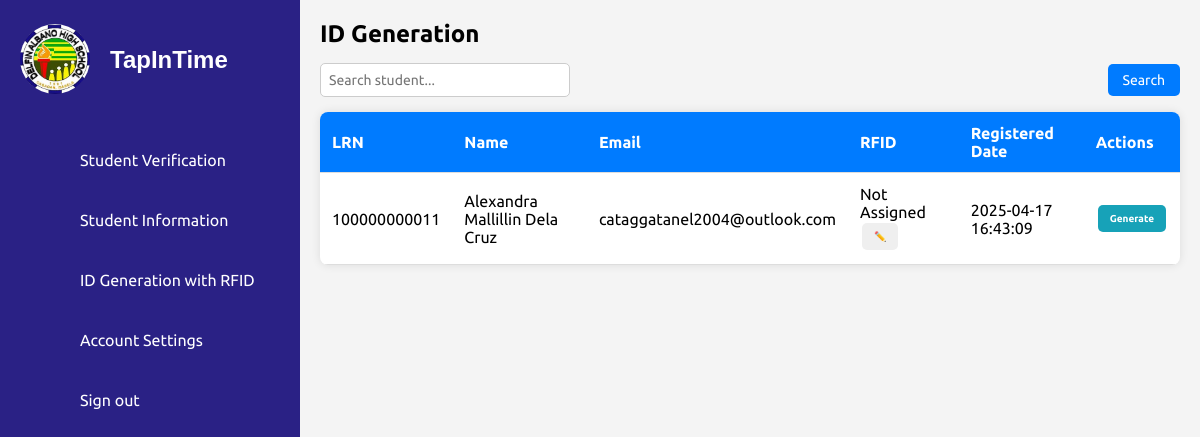
/id_generation.php (signed in), run on the app's committed database.
### tables this page shows
CREATE TABLE `students` (
  `id` int(11) NOT NULL,
  `first_name` varchar(50) NOT NULL,
  `middle_name` varchar(50) DEFAULT NULL,
  `last_name` varchar(50) NOT NULL,
  `lrn` varchar(12) NOT NULL,
  `date_of_birth` date NOT NULL,
  `gender` enum('Male','Female') NOT NULL,
  `citizenship` varchar(50) NOT NULL,
  `address` text NOT NULL,
  `contact_number` varchar(15) NOT NULL,
  `email` varchar(100) NOT NULL,
  `guardian_name` varchar(100) NOT NULL,
  `guardian_contact` varchar(15) NOT NULL,
  `guardian_address` varchar(250) NOT NULL,
  `guardian_relationship` varchar(50) NOT NULL,
  `elementary_school` varchar(100) NOT NULL,
  `year_graduated` year(4) NOT NULL,
  `birth_certificate` varchar(255) NOT NULL,
  `id_photo` varchar(255) NOT NULL,
  `good_moral` varchar(255) DEFAULT NULL,
  `student_signature` varchar(255) NOT NULL,
  `section` varchar(50) DEFAULT NULL,
  `school_year` varchar(9) NOT NULL,
  `grade_level` varchar(20) DEFAULT NULL,
  `student_type` varchar(50) NOT NULL,
  `verified_at` timestamp NOT NULL DEFAULT current_timestamp(),
  `created_at` timestamp NOT NULL DEFAULT current_timestamp(),
  `rfid` varchar(50) DEFAULT NULL
);

### id_generation.php (the view, shortened to what this page needs)
<!DOCTYPE html>
<html lang="en">
<head>
    <link rel="stylesheet" href="assets/css/style.css">
    <link rel="stylesheet" href="assets/css/ids.css">
    <link rel="stylesheet" href="assets/css/rfid.css">
</head>
<body>
    <?php include('sidebar.php'); ?>
    <div class="main-content">
        <h2>ID Generation</h2>
        <div class="search-container">
            <input type="text" id="searchInput" placeholder="Search student...">
            <button onclick="searchStudent()">Search</button>
        </div>
        <?php
        include 'db_connection.php';
        $sql = "SELECT lrn, first_name, middle_name, last_name, email, rfid, created_at FROM students";
        $result = mysqli_query($conn, $sql);
        ?>
        <table class="student-table">
            <thead>
                <tr>
                    <th>LRN</th>
                    <th>Name</th>
                    <th>Email</th>
                    <th>RFID</th>
                    <th>Registered Date</th>
                    <th>Actions</th>
                </tr>
            </thead>
            <tbody id="studentTableBody">
                <?php while ($row = mysqli_fetch_assoc($result)): ?>
                    <?php
                        $full_name = $row['first_name'] . ' ' .
                                    (!empty($row['middle_name']) ? $row['middle_name'] . ' ' : '') .
                                    $row['last_name'];
                    ?>
                    <tr>
                        <td><?php echo $row['lrn']; ?></td>
                        <td><?php echo $full_name; ?></td>
                        <td><?php echo $row['email']; ?></td>
                        <td>
                        <span class="rfid-value" data-lrn="<?php echo $row['lrn']; ?>">
                        <?php echo $row['rfid'] ?? 'Not Assigned'; ?>
                        </span>
                         <button class="edit-rfid-btn" data-lrn="<?php echo $row['lrn']; ?>">
                          ✏️
                         </button>
                        </td>
                        <td><?php echo $row['created_at']; ?></td>
                        <td>
                            <button class="generate-btn" data-lrn="<?php echo $row['lrn']; ?>">Generate</button>
                        </td>
                    </tr>
                <?php endwhile; ?>
            </tbody>
        </table>
    </div>
</body>
</html>

### assets/css/style.css (style rules this page uses)
* { font-family: 'Ubuntu', sans-serif; margin: 0; padding: 0; box-sizing: border-box; }
:root { --blue: #2a2185; --white: #fff; --gray: #f5f5f5; --black1: #222; --black2: #999; }
body { min-height: 100vh; overflow-x: hidden; }
.main-content { margin-left: 300px; padding: 20px; background-color: #f4f4f4; min-height: 100vh; overflow-x: hidden; width: calc(100% - 300px); }
.main-content h2 { font-size: 24px; font-weight: bold; margin-bottom: 15px; }
.search-container { display: flex; justify-content: space-between; align-items: center; margin-bottom: 15px; }
.search-container input { width: 250px; padding: 8px; border: 1px solid #ccc; border-radius: 5px; font-size: 14px; }
.search-container button { padding: 8px 15px; background-color: #007bff; color: white; border: none; border-radius: 5px; cursor: pointer; font-size: 14px; }
.student-table { width: 100%; border-collapse: collapse; background: white; border-radius: 8px; overflow: hidden; box-shadow: 0 0 10px rgba(0, 0, 0, 0.1); }
.student-table td { text-align: center; vertical-align: middle; padding: 10px; }
.student-table td button { display: inline-flex; padding: 8px 12px; margin: 2px; border: none; border-radius: 5px; font-size: 10px; cursor: pointer; transition: 0.3s; }
.student-table th, .student-table td { padding: 12px; text-align: left; border-bottom: 1px solid #ddd; }
.student-table th { background-color: #007bff; color: white; }
.generate-btn { padding: 8px 16px; border: none; border-radius: 5px; cursor: pointer; font-size: 14px; background-color: #17a2b8; color: white; font-weight: bold; transition: background-color 0.3s ease; }

### data on the page
students: lrn "100000000011", full_name "Alexandra Mallillin Dela Cruz", email "cataggatanel2004@outlook.com", rfid "Not Assigned", created_at "2025-04-17 16:43:09"
